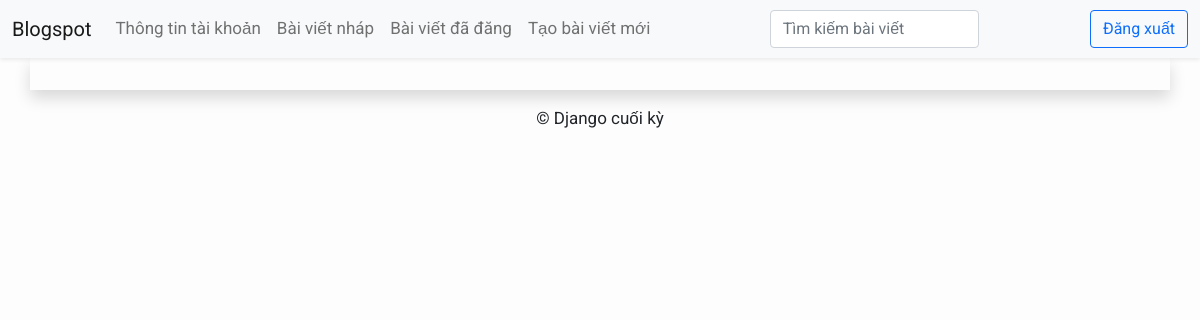
Before: /edit-comment/bai-dang-thu-sau/6/ (signed in) with the older database file.
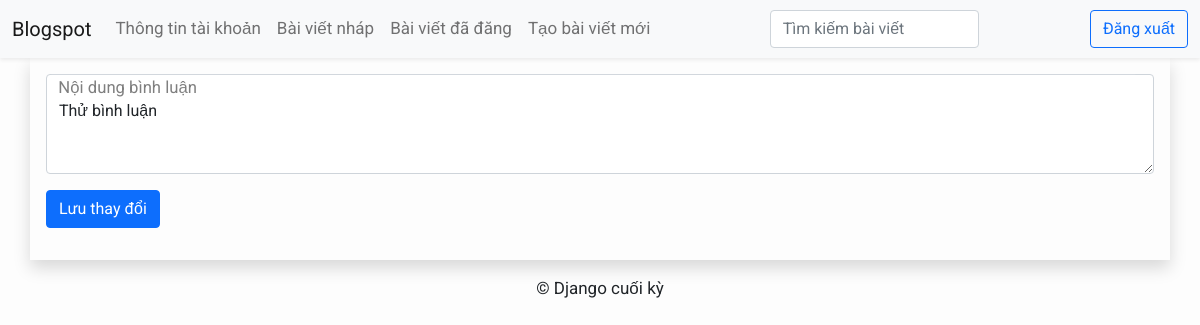
After: the same page with the newer database file.
### blog_app/models.py (models this page shows, shortened)
class Comment(models.Model):
    post = models.ForeignKey(Post,on_delete=models.CASCADE,related_name='comments')
    name = models.CharField(max_length=80)
    email = models.EmailField()
    body = models.TextField()
    created_on = models.DateTimeField(auto_now_add=True)
    active = models.BooleanField(default=False)
    class Meta:
        ordering = ['created_on']

### blog_app/views.py (the view)
# urls.py: path('edit-comment/<slug:slug>/<int:pk>/', views.edit_comment, name='edit_comment'),
def edit_comment(request, slug, pk):
    template_name = 'edit_comment.html'
    post = get_object_or_404(Post, slug=slug)
    comments = post.comments.filter(pk=pk)
    context = {}
    if request.method == 'POST':
        comment_content = request.POST['content']
        post.comments.filter(pk=pk).update(body=comment_content)
        return redirect('post_detail', slug=slug)
    context['comments'] = comments
    context['post'] = post
    return render(request, template_name, context)

### templates/edit_comment.html (shortened to what this page needs)
{% extends 'base.html' %}
{% block content %}
<div class="shadow p-3 container">
{% for comment in comments %}
    <div class="mb-3 row">
        <form method="post" action="{% url 'edit_comment' post.slug comment.id %}" novalidate>
          <div class="form-floating mb-3">
            <textarea class="form-control" id="content" name="content" placeholder="Bình luận..." required style="height: 100px;">{{comment.body}}</textarea>
            <label for="content">Nội dung bình luận</label>
          </div>
          <button type="submit" class="btn btn-primary">Lưu thay đổi</button>
        </form>
    </div>
{% endfor %}
</div>
{% endblock %}

Changed rows visible on the page:
added Comment: content "Thử bình luận"
